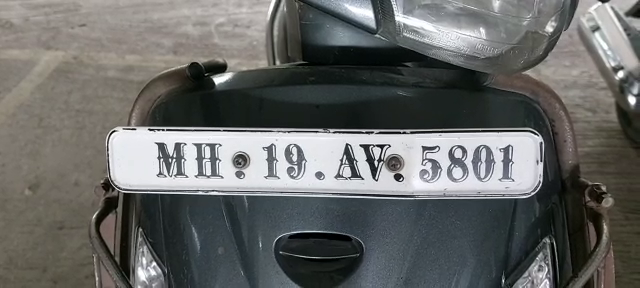
#> input picture frame 15 of Video_1.mp4, 640 x 288 px
$ python project.py
#> lines starting #> are read from the running program, lines starting #| are printed output that depends on the picture; after the words box and inside, x2 and y2 are one past the last pixel; in counts of white or black regions, pixels touching at a corner belong together
import cv2

#@@@@@@@@@@@@@@@@@@@@@@@@@@@@@@@@@@@@@@@@@@@@@@@@@@@
frameWidth = 640
frameHeight = 480
nplateCascade = cv2.CascadeClassifier("haarcascade_russian_plate_number.xml")
minArea = 500
color = (255, 0, 255 )

#@@@@@@@@@@@@@@@@@@@@@@@@@@@@@@@@@@@@@@@@@@@@@@@@@@@

cap = cv2.VideoCapture("Video_1.mp4")
count = 0
while True:
    success, img = cap.read()
#> img is the input picture: shape (288, 640, 3); mean B, G, R 102.1, 104, 102.8
    imgGray = cv2.cvtColor(img, cv2.COLOR_BGR2GRAY)
    numberPlates = nplateCascade.detectMultiScale(imgGray, 1.1, 4)
#> numberPlates = [[127, 96, 369, 123]]
    for (x, y, w, h) in numberPlates:
        area = w*h
        if area > minArea:
            cv2.rectangle(img, (x, y), (x + w, y + h), (255, 0, 255), 2)
            cv2.putText(img, "Number Plate", (x, y-5), cv2.FONT_HERSHEY_COMPLEX_SMALL, 1, color, 2)
        imgRoi = img[y:y+h, x:x+w]
        cv2.imshow("ROI", imgRoi)
#> this loop made 1 pass
#> (x, y, w, h, area) on pass 1: (127, 96, 369, 123, 45387)
#> pass 1, `imgRoi = img[y:y+h, x:x+w]`:
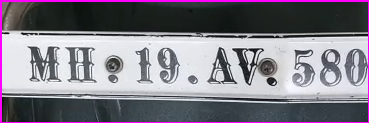
#> imgRoi: shape (123, 369, 3); mean B, G, R 134.1, 123.2, 127.5
#> after the loop:
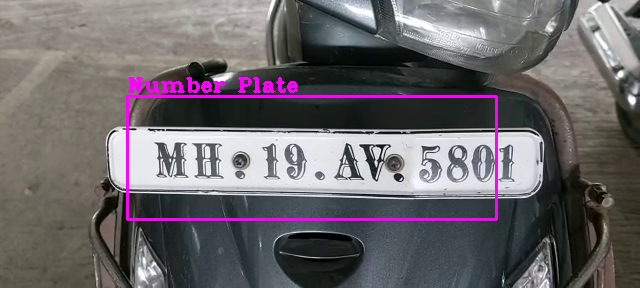
#> img: shape (288, 640, 3); 2.27% of pixels changed, all inside (x1, y1, x2, y2) = (126, 77, 498, 221)

#@@@@@@@@@@@@@@@@@@@@@@@@@@@@@@@@@@@@@@@@@@@@@@@@@@@

    cv2.imshow("Result", img)
    if cv2.waitKey(1) & 0xFF == ord('s'):
#> (key Esc is pressed here)
        cv2.imwrite("Scanned" + str(count) + ".jpg", imgRoi)
        cv2.rectangle(img, (0, 200), (640, 300), (0, 255, 0), cv2.FILLED)
        cv2.putText(img, "Scan Saved", (150, 265), cv2.FONT_HERSHEY_COMPLEX, 2, (0, 0, 255), 2)
        cv2.imshow("Result", img)
        cv2.waitKey(500)
        count += 1

$ run again, starting later in the video
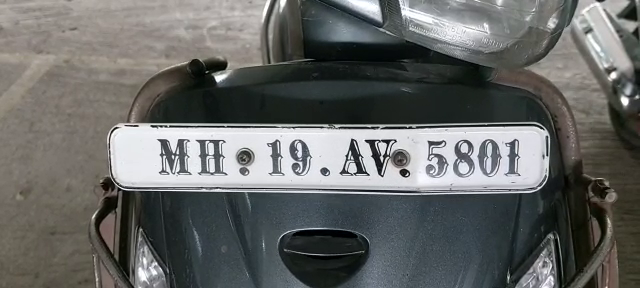
#> input picture frame 70 of Video_1.mp4, 640 x 288 px
#> img is the input picture: shape (288, 640, 3); mean B, G, R 101.2, 103, 101.5
#> numberPlates = [[133, 91, 378, 126]]
#> the loop `for (x, y, w, h) in numberPlates:` made 1 pass
#> (x, y, w, h, area) on pass 1: (133, 91, 378, 126, 47628)
#> pass 1, `imgRoi = img[y:y+h, x:x+w]`:
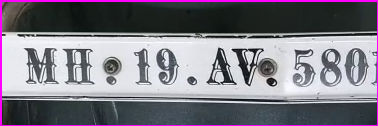
#> imgRoi: shape (126, 378, 3); mean B, G, R 132.2, 121.5, 125.4
#> after the loop `for (x, y, w, h) in numberPlates:`:
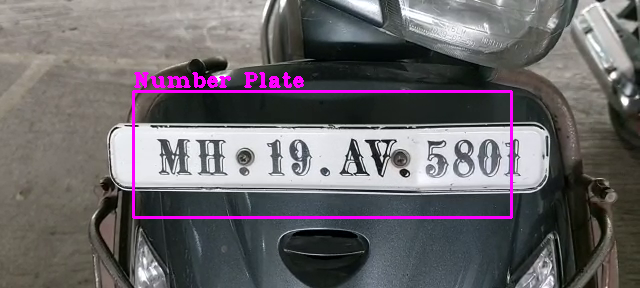
#> img: shape (288, 640, 3); 2.31% of pixels changed, all inside (x1, y1, x2, y2) = (132, 72, 513, 219)

$ run again, starting later in the video
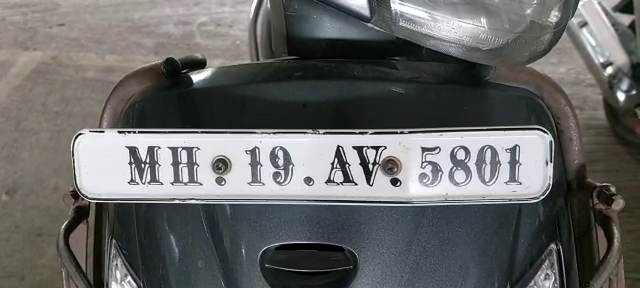
#> input picture frame 124 of Video_1.mp4, 640 x 288 px
#> img is the input picture: shape (288, 640, 3); mean B, G, R 100.9, 102.5, 101.1
#> numberPlates = [[117, 96, 398, 133]]
#> the loop `for (x, y, w, h) in numberPlates:` made 1 pass
#> (x, y, w, h, area) on pass 1: (117, 96, 398, 133, 52934)
#> pass 1, `imgRoi = img[y:y+h, x:x+w]`:
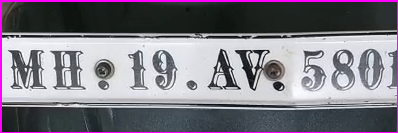
#> imgRoi: shape (133, 398, 3); mean B, G, R 132.1, 121.7, 125.8
#> after the loop `for (x, y, w, h) in numberPlates:`:
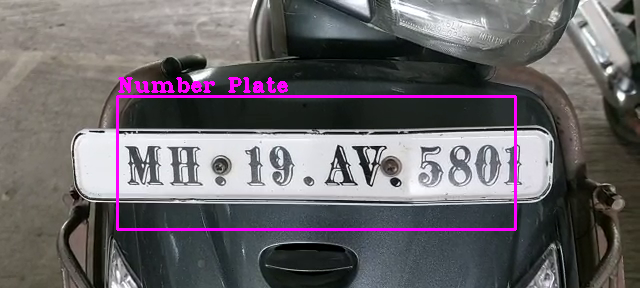
#> img: shape (288, 640, 3); 2.4% of pixels changed, all inside (x1, y1, x2, y2) = (116, 77, 517, 231)
